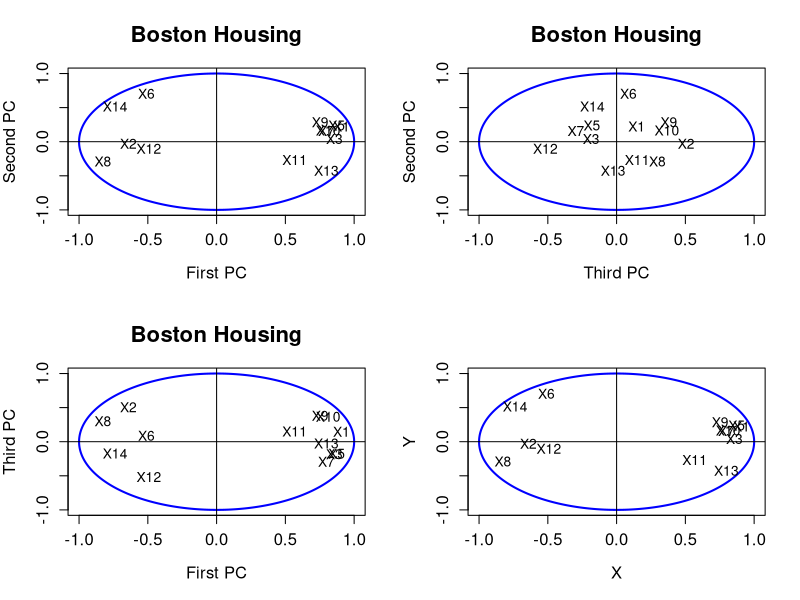

Write the R code that produced this figure.

# clear all variables
rm(list = ls(all = TRUE))
graphics.off()

# load data
data = read.table("bostonh.dat")

# transform data
xt       = data
xt[, 1]  = log(data[, 1])
xt[, 2]  = data[, 2]/10
xt[, 3]  = log(data[, 3])
xt[, 5]  = log(data[, 5])
xt[, 6]  = log(data[, 6])
xt[, 7]  = (data[, 7]^(2.5))/10000
xt[, 8]  = log(data[, 8])
xt[, 9]  = log(data[, 9])
xt[, 10] = log(data[, 10])
xt[, 11] = exp(0.4 * data[, 11])/1000
xt[, 12] = data[, 12]/100
xt[, 13] = sqrt(data[, 13])
xt[, 14] = log(as.numeric(data[, 14]))
data     = xt[, -4]

n1  = nrow(data)
n2  = ncol(data)
x   = (data - matrix(mean(as.matrix(data)), n1, n2, byrow = T))/matrix(sqrt((n1 - 1) * 
    apply(data, 2, var)/n1), n1, n2, byrow = T)  # standardizes the data
eig = eigen((n1 - 1) * cov(x)/n1)  # spectral decomposition
e   = eig$values
v   = eig$vectors
x1  = as.matrix(x - matrix(mean(as.matrix(x)), nrow(x), ncol(x), byrow = T))
r1  = x1 %*% v
r   = cor(cbind(r1, x))

# correlations between variables and pc's
r12  = r[14:26, 1:2]
r13  = cbind(r[14:26, 1], r[14:26, 3])
r32  = cbind(r[14:26, 3], r[14:26, 2])
r123 = r[14:26, 1:3]

# plot
par(mfrow = c(2, 2))
ucircle = cbind(cos((0:360)/180 * pi), sin((0:360)/180 * pi))
plot(ucircle, type = "l", lty = "solid", col = "blue", xlab = "First PC", ylab = "Second PC", 
    main = "Boston Housing", cex.lab = 1.2, cex.axis = 1.2, cex.main = 1.6, lwd = 2)
abline(h = 0, v = 0)
label = c("X1", "X2", "X3", "X5", "X6", "X7", "X8", "X9", "X10", "X11", "X12", "X13", 
    "X14")
text(r12, label)

ucircle = cbind(cos((0:360)/180 * pi), sin((0:360)/180 * pi))
plot(ucircle, type = "l", lty = "solid", col = "blue", xlab = "Third PC", ylab = "Second PC", 
    main = "Boston Housing", cex.lab = 1.2, cex.axis = 1.2, cex.main = 1.6, lwd = 2)
abline(h = 0, v = 0)
label = c("X1", "X2", "X3", "X5", "X6", "X7", "X8", "X9", "X10", "X11", "X12", "X13", 
    "X14")
text(r32, label)

ucircle = cbind(cos((0:360)/180 * pi), sin((0:360)/180 * pi))
plot(ucircle, type = "l", lty = "solid", col = "blue", xlab = "First PC", ylab = "Third PC", 
    main = "Boston Housing", cex.lab = 1.2, cex.axis = 1.2, cex.main = 1.6, lwd = 2)
abline(h = 0, v = 0)
label = c("X1", "X2", "X3", "X5", "X6", "X7", "X8", "X9", "X10", "X11", "X12", "X13", 
    "X14")
text(r13, label)

ucircle = cbind(cos((0:360)/180 * pi), sin((0:360)/180 * pi))
plot(ucircle, type = "l", lty = "solid", col = "blue", xlab = "X", ylab = "Y", cex.lab = 1.2, 
    cex.axis = 1.2, lwd = 2)
abline(h = 0, v = 0)
label = c("X1", "X2", "X3", "X5", "X6", "X7", "X8", "X9", "X10", "X11", "X12", "X13", 
    "X14")
text(r123, label) 
